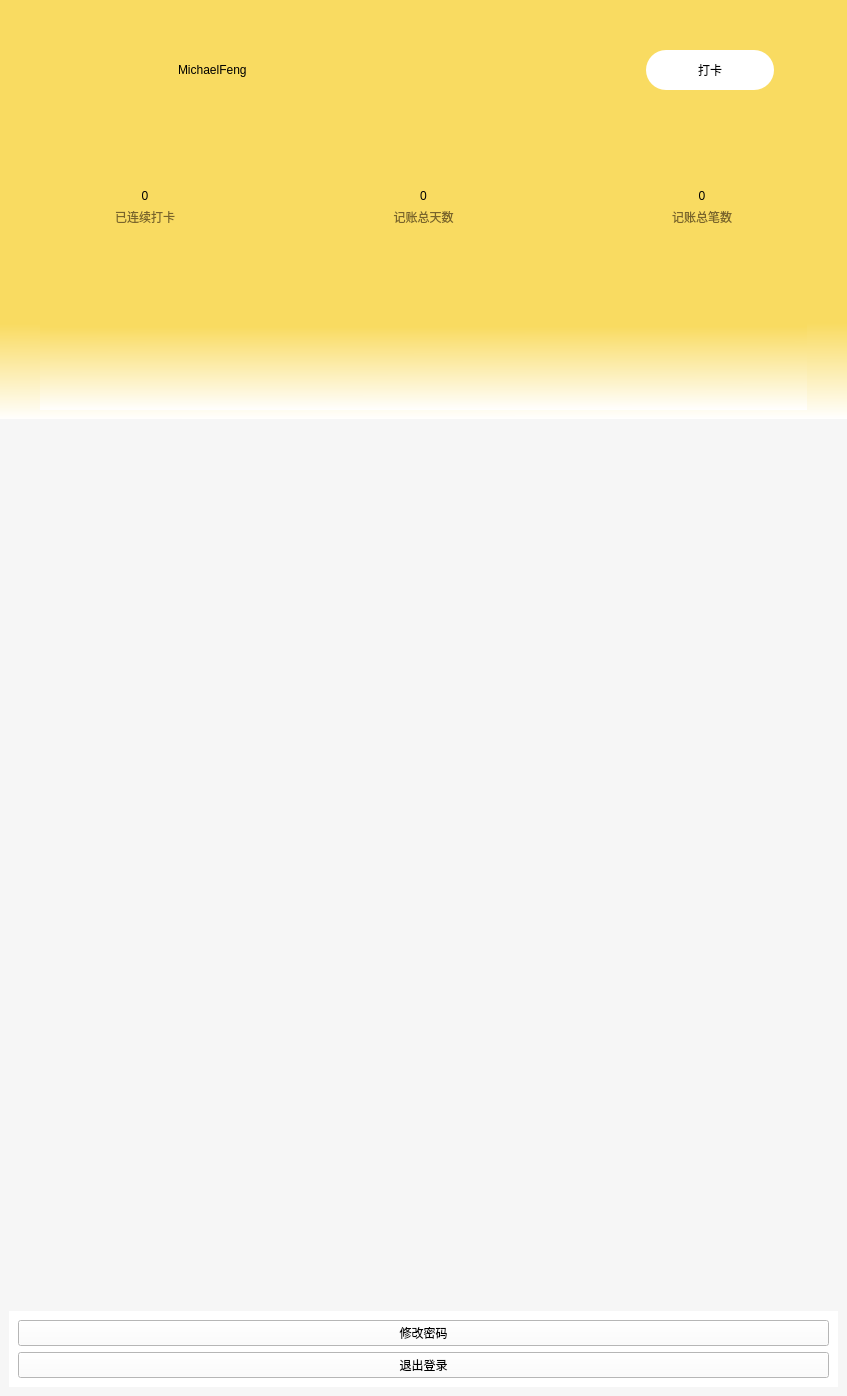
<?xml version="1.0" encoding="UTF-8"?>
<ui version="4.0">
 <class>MinewidagetInStackWidget</class>
 <widget class="QWidget" name="MinewidagetInStackWidget">
  <property name="geometry">
   <rect>
    <x>0</x>
    <y>0</y>
    <width>847</width>
    <height>1396</height>
   </rect>
  </property>
  <property name="windowTitle">
   <string>Form</string>
  </property>
  <property name="styleSheet">
   <string notr="true"/>
  </property>
  <layout class="QGridLayout" name="gridLayout_2">
   <property name="leftMargin">
    <number>0</number>
   </property>
   <property name="topMargin">
    <number>0</number>
   </property>
   <property name="rightMargin">
    <number>0</number>
   </property>
   <property name="bottomMargin">
    <number>0</number>
   </property>
   <property name="spacing">
    <number>0</number>
   </property>
   <item row="0" column="0">
    <widget class="QWidget" name="backgroundwidget" native="true">
     <property name="styleSheet">
      <string notr="true">#backgroundwidget
{
	background-color: rgb(255, 255, 255);
}
QPushButton
{
	background-color: rgb(255, 255, 0);
	color:rgb(0,0,0);
}</string>
     </property>
     <layout class="QVBoxLayout" name="verticalLayout_3" stretch="1,1,1,7">
      <property name="spacing">
       <number>0</number>
      </property>
      <property name="leftMargin">
       <number>0</number>
      </property>
      <property name="topMargin">
       <number>0</number>
      </property>
      <property name="rightMargin">
       <number>0</number>
      </property>
      <property name="bottomMargin">
       <number>0</number>
      </property>
      <item>
       <widget class="QWidget" name="widget_head" native="true">
        <property name="styleSheet">
         <string notr="true">background-color: rgb(249, 219, 97);</string>
        </property>
        <layout class="QHBoxLayout" name="horizontalLayout" stretch="2,3,4,2,1">
         <property name="spacing">
          <number>20</number>
         </property>
         <property name="leftMargin">
          <number>30</number>
         </property>
         <property name="topMargin">
          <number>35</number>
         </property>
         <property name="rightMargin">
          <number>9</number>
         </property>
         <property name="bottomMargin">
          <number>35</number>
         </property>
         <item>
          <widget class="QLabel" name="label_HeadIcon">
           <property name="styleSheet">
            <string notr="true">color: rgb(0, 0, 0);
border-image: url(:/public/image/HeadPortait.jpg);</string>
           </property>
           <property name="text">
            <string/>
           </property>
          </widget>
         </item>
         <item>
          <widget class="QLabel" name="label_UserName">
           <property name="styleSheet">
            <string notr="true">color: rgb(0, 0, 0);
font: 20pt &quot;微软雅黑&quot;;</string>
           </property>
           <property name="text">
            <string>MichaelFeng</string>
           </property>
          </widget>
         </item>
         <item>
          <spacer name="horizontalSpacer_4">
           <property name="orientation">
            <enum>Qt::Horizontal</enum>
           </property>
           <property name="sizeHint" stdset="0">
            <size>
             <width>274</width>
             <height>20</height>
            </size>
           </property>
          </spacer>
         </item>
         <item>
          <widget class="QPushButton" name="pushButton">
           <property name="sizePolicy">
            <sizepolicy hsizetype="Minimum" vsizetype="Maximum">
             <horstretch>0</horstretch>
             <verstretch>0</verstretch>
            </sizepolicy>
           </property>
           <property name="minimumSize">
            <size>
             <width>0</width>
             <height>40</height>
            </size>
           </property>
           <property name="styleSheet">
            <string notr="true">background-color: rgb(255, 255, 255);
border:none;
border-radius:20px;
</string>
           </property>
           <property name="text">
            <string>打卡</string>
           </property>
          </widget>
         </item>
         <item>
          <spacer name="horizontalSpacer_3">
           <property name="orientation">
            <enum>Qt::Horizontal</enum>
           </property>
           <property name="sizeHint" stdset="0">
            <size>
             <width>53</width>
             <height>20</height>
            </size>
           </property>
          </spacer>
         </item>
        </layout>
       </widget>
      </item>
      <item>
       <widget class="QWidget" name="widget_second" native="true">
        <property name="styleSheet">
         <string notr="true">background-color: rgb(249, 219, 97);</string>
        </property>
        <layout class="QHBoxLayout" name="horizontalLayout_2">
         <item>
          <widget class="QWidget" name="widget_First" native="true">
           <layout class="QGridLayout" name="gridLayout" rowstretch="1,2">
            <property name="leftMargin">
             <number>0</number>
            </property>
            <property name="topMargin">
             <number>40</number>
            </property>
            <property name="rightMargin">
             <number>0</number>
            </property>
            <property name="bottomMargin">
             <number>40</number>
            </property>
            <property name="verticalSpacing">
             <number>0</number>
            </property>
            <item row="0" column="0">
             <widget class="QLabel" name="label">
              <property name="styleSheet">
               <string notr="true">color: rgb(0, 0, 0);
font: 16pt &quot;微软雅黑&quot;;</string>
              </property>
              <property name="text">
               <string>0</string>
              </property>
              <property name="alignment">
               <set>Qt::AlignCenter</set>
              </property>
             </widget>
            </item>
            <item row="1" column="0">
             <widget class="QLabel" name="label_2">
              <property name="styleSheet">
               <string notr="true">color: rgb(121, 100, 43);
font: 16pt &quot;微软雅黑&quot;;</string>
              </property>
              <property name="text">
               <string>已连续打卡</string>
              </property>
              <property name="alignment">
               <set>Qt::AlignCenter</set>
              </property>
             </widget>
            </item>
           </layout>
          </widget>
         </item>
         <item>
          <widget class="QWidget" name="widget_Second" native="true">
           <layout class="QGridLayout" name="gridLayout_3" rowstretch="1,2">
            <property name="leftMargin">
             <number>0</number>
            </property>
            <property name="topMargin">
             <number>40</number>
            </property>
            <property name="rightMargin">
             <number>0</number>
            </property>
            <property name="bottomMargin">
             <number>40</number>
            </property>
            <property name="verticalSpacing">
             <number>0</number>
            </property>
            <item row="0" column="0">
             <widget class="QLabel" name="label_3">
              <property name="styleSheet">
               <string notr="true">color: rgb(0, 0, 0);
font: 16pt &quot;微软雅黑&quot;;</string>
              </property>
              <property name="text">
               <string>0</string>
              </property>
              <property name="alignment">
               <set>Qt::AlignCenter</set>
              </property>
             </widget>
            </item>
            <item row="1" column="0">
             <widget class="QLabel" name="label_4">
              <property name="styleSheet">
               <string notr="true">color: rgb(121, 100, 43);
font: 16pt &quot;微软雅黑&quot;;</string>
              </property>
              <property name="text">
               <string>记账总天数</string>
              </property>
              <property name="alignment">
               <set>Qt::AlignCenter</set>
              </property>
             </widget>
            </item>
           </layout>
          </widget>
         </item>
         <item>
          <widget class="QWidget" name="widget_Third" native="true">
           <layout class="QGridLayout" name="gridLayout_4" rowstretch="1,2">
            <property name="leftMargin">
             <number>0</number>
            </property>
            <property name="topMargin">
             <number>40</number>
            </property>
            <property name="rightMargin">
             <number>0</number>
            </property>
            <property name="bottomMargin">
             <number>40</number>
            </property>
            <property name="verticalSpacing">
             <number>0</number>
            </property>
            <item row="0" column="0">
             <widget class="QLabel" name="label_5">
              <property name="styleSheet">
               <string notr="true">color: rgb(0, 0, 0);
font: 16pt &quot;微软雅黑&quot;;</string>
              </property>
              <property name="text">
               <string>0</string>
              </property>
              <property name="alignment">
               <set>Qt::AlignCenter</set>
              </property>
             </widget>
            </item>
            <item row="1" column="0">
             <widget class="QLabel" name="label_6">
              <property name="styleSheet">
               <string notr="true">color: rgb(121, 100, 43);
font: 16pt &quot;微软雅黑&quot;;</string>
              </property>
              <property name="text">
               <string>记账总笔数</string>
              </property>
              <property name="alignment">
               <set>Qt::AlignCenter</set>
              </property>
             </widget>
            </item>
           </layout>
          </widget>
         </item>
        </layout>
       </widget>
      </item>
      <item>
       <widget class="QWidget" name="widget_Third_Out" native="true">
        <property name="styleSheet">
         <string notr="true">background-color: qlineargradient(spread:pad, x1:0.994792, y1:0.313, x2:1, y2:1, stop:0 rgba(249, 219, 97, 255), stop:1 rgba(255, 255, 255, 255));</string>
        </property>
        <layout class="QHBoxLayout" name="horizontalLayout_3">
         <property name="leftMargin">
          <number>40</number>
         </property>
         <property name="rightMargin">
          <number>40</number>
         </property>
         <item>
          <widget class="QWidget" name="widget_2" native="true">
           <property name="styleSheet">
            <string notr="true">border-image: url(:/MineArea/image/Pic_InMineArea.jpg);</string>
           </property>
          </widget>
         </item>
        </layout>
       </widget>
      </item>
      <item>
       <widget class="QWidget" name="widget_Four_Out" native="true">
        <property name="styleSheet">
         <string notr="true">background-color: rgb(246, 246, 246);</string>
        </property>
        <layout class="QVBoxLayout" name="verticalLayout_2" stretch="2,3,7,1">
         <item>
          <widget class="QWidget" name="widget" native="true">
           <property name="styleSheet">
            <string notr="true">border-image: url(:/MineArea/image/Pic_Two_InMineArea.jpg);</string>
           </property>
          </widget>
         </item>
         <item>
          <widget class="QWidget" name="widget_3" native="true">
           <property name="styleSheet">
            <string notr="true">border-image: url(:/MineArea/image/Pic_Three_InMineArea.jpg);</string>
           </property>
          </widget>
         </item>
         <item>
          <widget class="QWidget" name="widget_4" native="true">
           <property name="styleSheet">
            <string notr="true">border-image: url(:/MineArea/image/Pic_Four_InMineArea.jpg);</string>
           </property>
          </widget>
         </item>
         <item>
          <widget class="QWidget" name="widget_5" native="true">
           <property name="styleSheet">
            <string notr="true">background-color: rgb(255, 255, 255);</string>
           </property>
           <layout class="QVBoxLayout" name="verticalLayout">
            <item>
             <widget class="QPushButton" name="ChangePasswordButton">
              <property name="sizePolicy">
               <sizepolicy hsizetype="Minimum" vsizetype="Expanding">
                <horstretch>0</horstretch>
                <verstretch>0</verstretch>
               </sizepolicy>
              </property>
              <property name="styleSheet">
               <string notr="true">font: 14pt &quot;微软雅黑&quot;;</string>
              </property>
              <property name="text">
               <string>修改密码</string>
              </property>
             </widget>
            </item>
            <item>
             <widget class="QPushButton" name="ExitLoginButton">
              <property name="sizePolicy">
               <sizepolicy hsizetype="Minimum" vsizetype="Expanding">
                <horstretch>0</horstretch>
                <verstretch>0</verstretch>
               </sizepolicy>
              </property>
              <property name="styleSheet">
               <string notr="true">font: 14pt &quot;微软雅黑&quot;;</string>
              </property>
              <property name="text">
               <string>退出登录</string>
              </property>
             </widget>
            </item>
           </layout>
          </widget>
         </item>
        </layout>
       </widget>
      </item>
     </layout>
    </widget>
   </item>
  </layout>
 </widget>
 <resources/>
 <connections/>
</ui>
